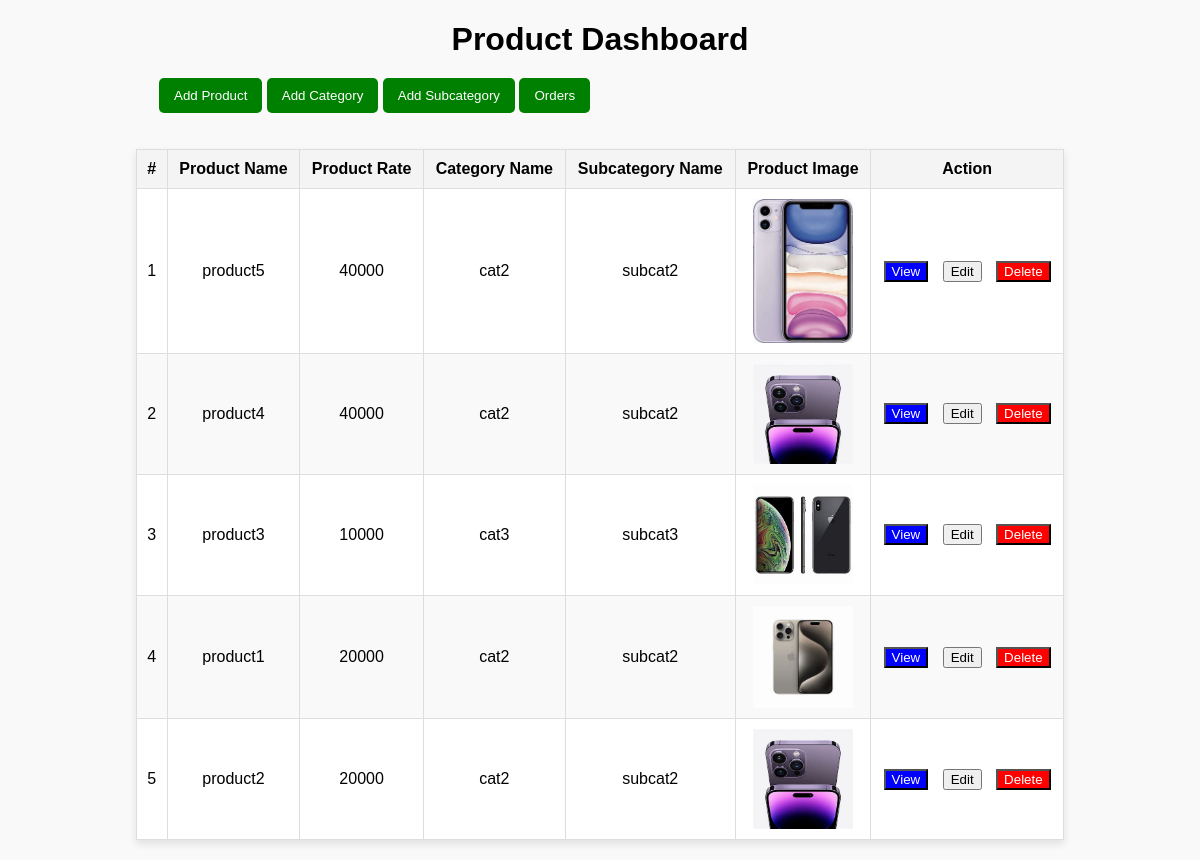
/sampleproject/index.php, run on the app's committed database.
### tables this page shows
CREATE TABLE IF NOT EXISTS `product` (
  `product_id` int NOT NULL AUTO_INCREMENT,
  `product_name` varchar(30) NOT NULL,
  `subcat_id` int NOT NULL,
  `product_rate` decimal(10,0) NOT NULL,
  `product_image` varchar(100) NOT NULL,
  `cat_id` int DEFAULT NULL,
  PRIMARY KEY (`product_id`)
);

CREATE TABLE IF NOT EXISTS `category` (
  `cat_id` int NOT NULL AUTO_INCREMENT,
  `cat_name` varchar(30) NOT NULL,
  PRIMARY KEY (`cat_id`)
);

CREATE TABLE IF NOT EXISTS `subcategory` (
  `subcat_id` int NOT NULL AUTO_INCREMENT,
  `subcat_name` varchar(30) NOT NULL,
  `cat_id` int NOT NULL,
  PRIMARY KEY (`subcat_id`)
);

### sampleproject/index.php (the view, shortened to what this page needs)
<?php
require "dbconnect.php";
$query = "SELECT product.*, category.cat_name, subcategory.subcat_name FROM product LEFT JOIN category ON product.cat_id = category.cat_id LEFT JOIN subcategory ON product.subcat_id = subcategory.subcat_id";
$result = mysqli_query($con, $query);
$index = 1;
?>
<!DOCTYPE html>
<html lang="en">
<head>
    <link rel="stylesheet" href="./style.css">
</head>
<body>
    <div class="dashboard">
        <h1>Product Dashboard</h1>
         <div style="margin-left: 139px;">
         <div class="add-button">
            <a href="product.php" style="text-decoration: none;">
                <button class="add-product">Add Product</button>
            </a>
            <a href="category.php" style="text-decoration: none;">
                <button class="add-product">Add Category</button>
            </a>
            <a href="subcategory.php" style="text-decoration: none;">
                <button class="add-product">Add Subcategory</button>
            </a>
            <a href="orderdetails.php" style="text-decoration: none;">
                <button class="add-product">Orders</button>
            </a>
        </div><br><br>
</div>
        <table border="1" cellspacing="0" cellpadding="10">
            <thead>
                <tr>
                    <th>#</th>
                    <th>Product Name</th>
                    <th>Product Rate</th>
                    <th>Category Name</th>
                    <th>Subcategory Name</th>
                    <th>Product Image</th>
                    <th>Action</th>
                </tr>
            </thead>
            <tbody>
                <?php while ($product = mysqli_fetch_assoc($result)): ?>
                    <tr>
                        <td><?php echo $index++ ?></td>
                        <td><?php echo $product['product_name'] ?></td>
                        <td><?php echo $product['product_rate'] ?></td>
                        <td><?php echo $product['cat_name'] ?></td>
                        <td><?php echo $product['subcat_name'] ?></td>
                        <td>
                            <img src="uploads/<?php echo $product['product_image'] ?>"
                                 alt="<?php echo $product['product_name'] ?>"
                                 style="max-width: 100px; height: auto;" />
                        </td>
                        <td>
                            <a href="proview.php?id=<?php echo $product['product_id'] ?>" style="text-decoration: none; margin-right: 10px;">
                                <button style="background-color: blue; color: white;">View</button>
                            </a>
                            <a href="proedit.php?id=<?php echo $product['product_id'] ?>" style="text-decoration: none; margin-right: 10px;">
                                <button>Edit</button>
                            </a>
                            <a href="prodelete.php?id=<?php echo $product['product_id'] ?>" style="text-decoration: none;">
                                <button style="background-color: red; color: white;">Delete</button>
                            </a>
                        </td>
                    </tr>
                <?php endwhile; ?>
            </tbody>
        </table>
    </div>
</body>
</html>

### sampleproject/style.css (style rules this page uses)
body { font-family: Arial, sans-serif; margin: 20px; background-color: #f9f9f9; }
.dashboard h1 { text-align: center; margin-bottom: 20px; }
table { width: 80%; margin: 0 auto; border-collapse: collapse; background-color: #fff; box-shadow: 0 4px 8px rgba(0, 0, 0, 0.1); }
table th, table td { border: 1px solid #ddd; padding: 10px; text-align: center; }
table th { background-color: #f4f4f4; font-weight: bold; }
table tr:nth-child(even) { background-color: #f9f9f9; }
img { display: block; margin: 0 auto; }
button.add-product { background-color: green; color: white; padding: 10px 15px; border: none; border-radius: 5px; cursor: pointer; }

### data on the page
product: product_name "product5", product_rate "40000", cat.cat_name "cat2", subcat.subcat_name "subcat2", product_image (picture)
product: product_name "product4", product_rate "40000", cat.cat_name "cat2", subcat.subcat_name "subcat2", product_image (picture)
product: product_name "product3", product_rate "10000", cat.cat_name "cat3", subcat.subcat_name "subcat3", product_image (picture)
product: product_name "product1", product_rate "20000", cat.cat_name "cat2", subcat.subcat_name "subcat2", product_image (picture)
product: product_name "product2", product_rate "20000", cat.cat_name "cat2", subcat.subcat_name "subcat2", product_image (picture)
